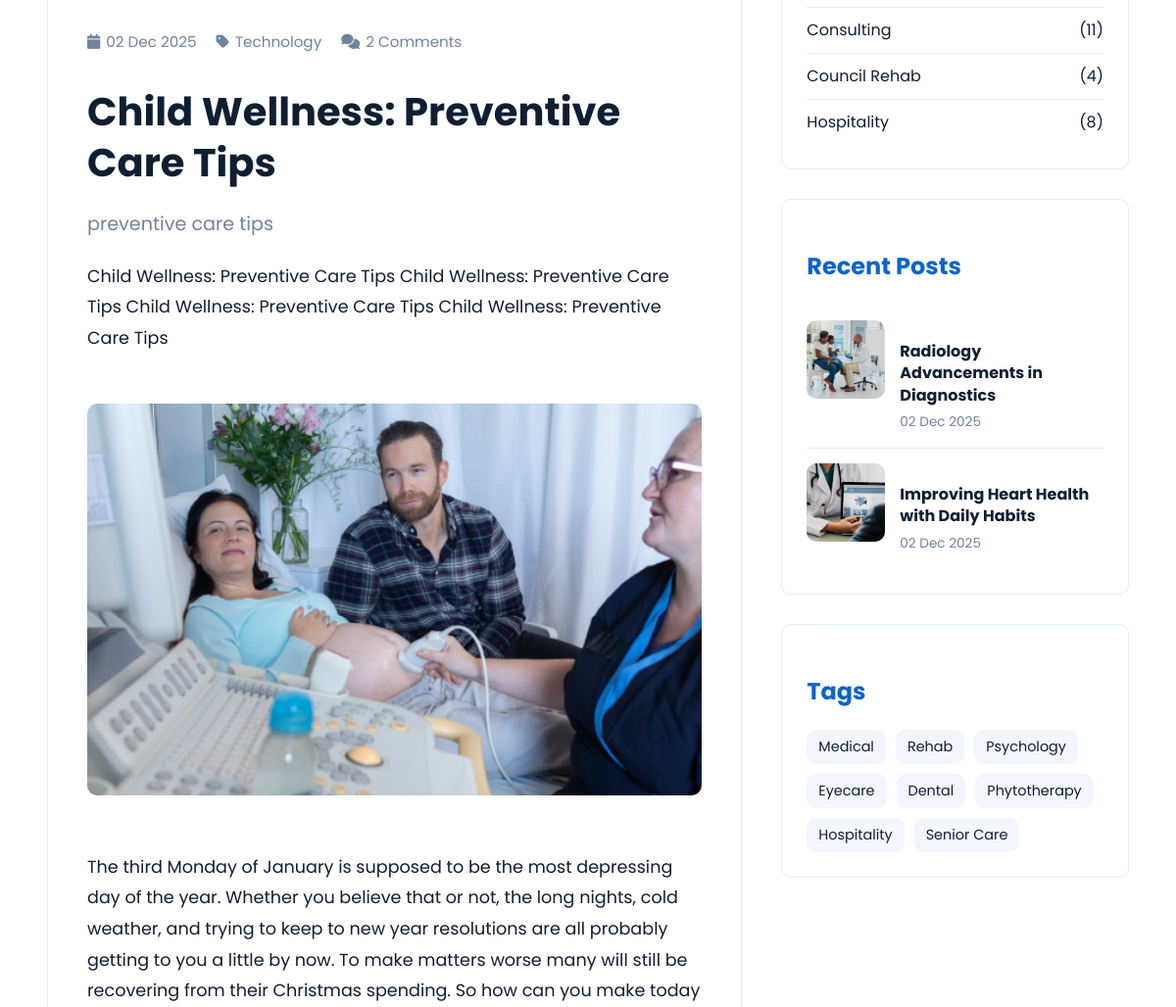
The app's page /blog-details.php?id=4 (middle part), older data.
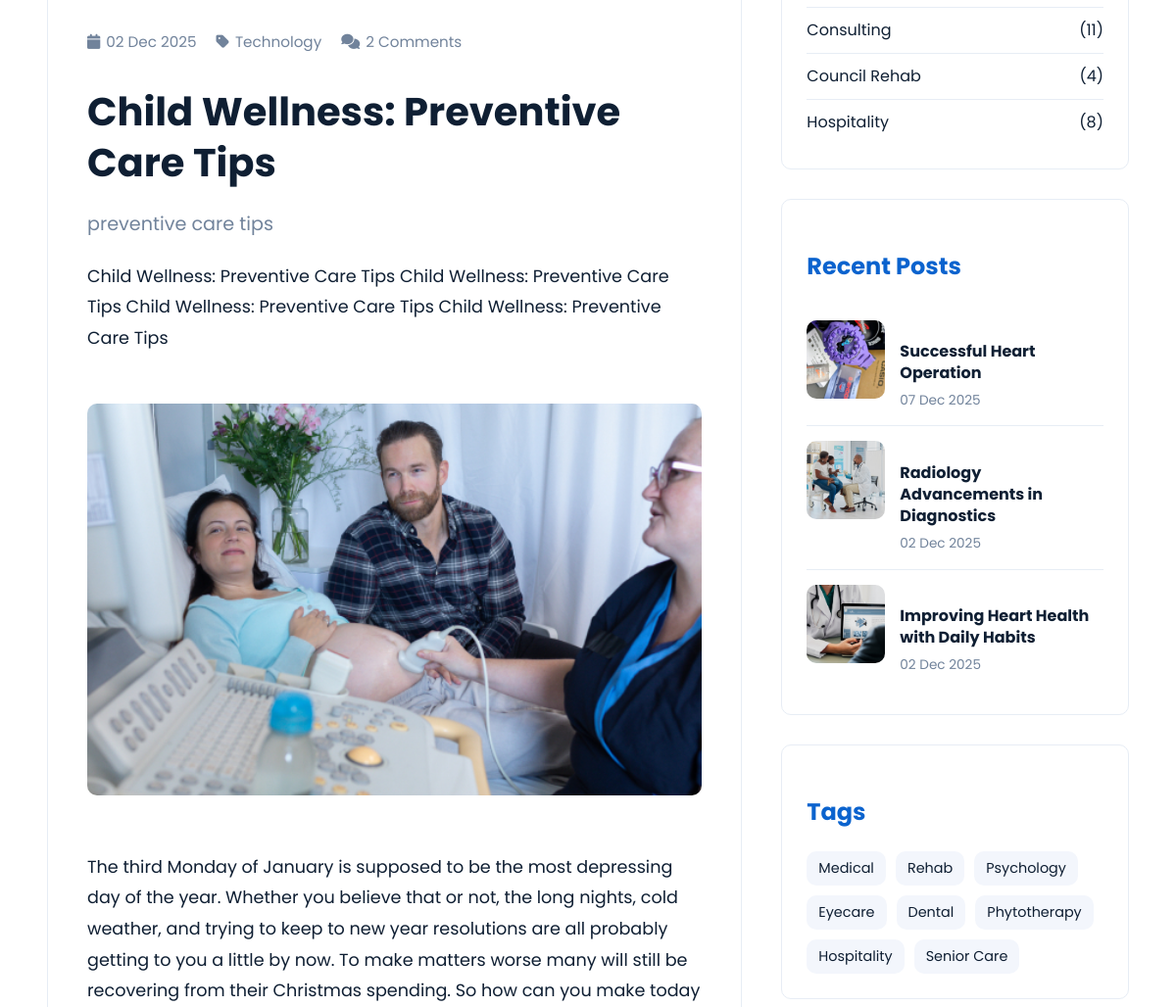
The same page, newer data.
### tables this page shows
CREATE TABLE IF NOT EXISTS `posts` (
  `id` int NOT NULL AUTO_INCREMENT,
  `title` varchar(200) NOT NULL,
  `subtitle` varchar(200) NOT NULL,
  `body` varchar(255) NOT NULL,
  `image` varchar(255) NOT NULL,
  `category_id` varchar(20) NOT NULL,
  `created_at` timestamp NOT NULL DEFAULT CURRENT_TIMESTAMP,
  PRIMARY KEY (`id`)
);

### blog-details.php (the view, shortened to what this page needs)
<?php
require_once "includes/dbh.php";
$post_id = isset($_GET['id']) ? (int)$_GET['id'] : 0;
$sql = "SELECT * FROM posts WHERE id = :id";
$stmt = $db->prepare($sql);
$stmt->bindParam(':id', $post_id, PDO::PARAM_INT);
$stmt->execute();
$post = $stmt->fetch(PDO::FETCH_OBJ);
$recentSql = "SELECT * FROM posts WHERE id != :id ORDER BY created_at DESC LIMIT 3";
$recentStmt = $db->prepare($recentSql);
$recentStmt->bindParam(':id', $post_id, PDO::PARAM_INT);
$recentStmt->execute();
$recentPosts = $recentStmt->fetchAll(PDO::FETCH_OBJ);
?>
<!DOCTYPE html>
<html lang="en">
  <head>
    <link rel="stylesheet" href="style.css" />
    <link rel="stylesheet" href="fonts/css/all.css">
    <link
      rel="stylesheet"
      href="https://cdnjs.cloudflare.com/ajax/libs/font-awesome/6.5.0/css/all.min.css"
    />
  </head>
  <body>
    <main>
      <section class="blog-details">
        <div class="container">
          <div class="blog-content-wrapper">
            <div class="blog-main">
              <div class="blog-meta">
                <span><i class="fa-solid fa-calendar"></i> <?php echo htmlspecialchars(date('d M Y', strtotime($post->created_at ?? 'now'))); ?></span>
                <span><i class="fa-solid fa-tag"></i> <?php echo htmlspecialchars($post->category ?? 'Technology'); ?></span>
                <span><i class="fa-solid fa-comments"></i> 2 Comments</span>
              </div>
              <h1><?php echo htmlspecialchars($post->title ?? 'Blog Post'); ?></h1>
              <div class="content">
                <?php if(!empty($post->subtitle)) : ?>
                  <p style="font-size: 1.2rem; color: var(--color-muted); margin-bottom: 20px;"><?php echo nl2br(htmlspecialchars($post->subtitle)); ?></p>
                <?php endif; ?>
                <?php if(!empty($post->content)) : ?>
                  <p><?php echo nl2br(htmlspecialchars($post->content)); ?></p>
                <?php elseif(!empty($post->body)) : ?>
                  <p><?php echo nl2br(htmlspecialchars($post->body)); ?></p>
                <?php endif; ?>
                <img src="resources/casestydy_2.jpeg" alt="Content Image" />
                <p>The third Monday of January is supposed to be the most depressing day of the year. Whether you believe that or not, the long nights, cold weather, and trying to keep to new year resolutions are all probably getting to you a little by now. To make matters worse many will still be recovering from their Christmas spending. So how can you make today</p>
              </div>
            </div>
            <div class="blog-sidebar">
              <div class="sidebar-widget">
                <ul>
                  <li><a href="blog.php">Dental <span>(2)</span></a></li>
                  <li><a href="blog.php">Consulting <span>(11)</span></a></li>
                  <li><a href="blog.php">Council Rehab <span>(4)</span></a></li>
                  <li><a href="blog.php">Hospitality <span>(8)</span></a></li>
                </ul>
              </div>
              <div class="sidebar-widget">
                <h3>Recent Posts</h3>
                <?php if(!empty($recentPosts)) : ?>
                  <?php foreach($recentPosts as $recent) : ?>
                    <div class="recent-post">
                      <?php if(!empty($recent->image)) : ?>
                        <img src="admin-panel/uploads/blog/<?php echo htmlspecialchars($recent->image); ?>" alt="<?php echo htmlspecialchars($recent->title ?? 'Post'); ?>" />
                      <?php else : ?>
                        <img src="resources/post_1.jpeg" alt="Post" />
                      <?php endif; ?>
                      <div class="recent-post-content">
                        <h4><a href="blog-details.php?id=<?php echo $recent->id; ?>"><?php echo htmlspecialchars(substr($recent->title ?? 'Post', 0, 50)); ?></a></h4>
                        <div class="date"><?php echo htmlspecialchars(date('d M Y', strtotime($recent->created_at ?? 'now'))); ?></div>
                      </div>
                    </div>
                  <?php endforeach; ?>
                <?php endif; ?>
              </div>
              <div class="sidebar-widget">
                <h3>Tags</h3>
                <div class="tags">
                  <a href="blog.php">Medical</a>
                  <a href="blog.php">Rehab</a>
                  <a href="blog.php">Psychology</a>
                  <a href="blog.php">Eyecare</a>
                  <a href="blog.php">Dental</a>
                  <a href="blog.php">Phytotherapy</a>
                  <a href="blog.php">Hospitality</a>
                  <a href="blog.php">Senior Care</a>
                </div>
              </div>
            </div>
          </div>
        </div>
      </section>
    </main>
  </body>
</html>

Row changes from the older to the newer data that the page shows:
added posts: image (picture), title "Successful Heart Operation", created_at "07 Dec 2025"
